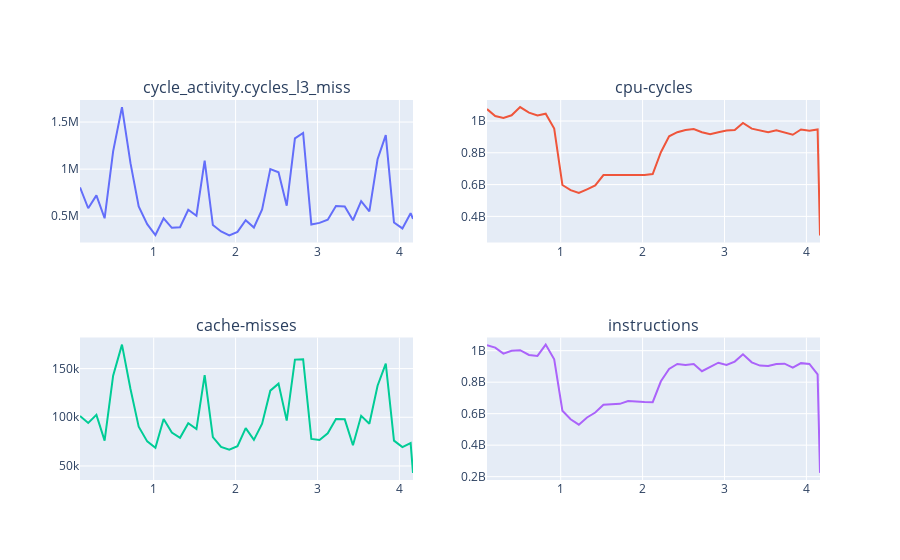

Notebook cell for this chart:
### Code cell
cols = 2
rows = math.ceil(len(events) / cols)
fig = make_subplots(rows=rows, cols=cols, subplot_titles=events)

for i, event in enumerate(events):
    col = (i % cols) + 1
    row = math.ceil((i + 1) / cols)
    df = data_t2_df.loc[data_t2_df[3] == event]
    fig.add_trace(
        go.Scatter(x=df[0].values, y=df[1].values, mode="lines"),
        row=row,
        col=col
    )

fig.update_layout(showlegend=False)
fig.show()
